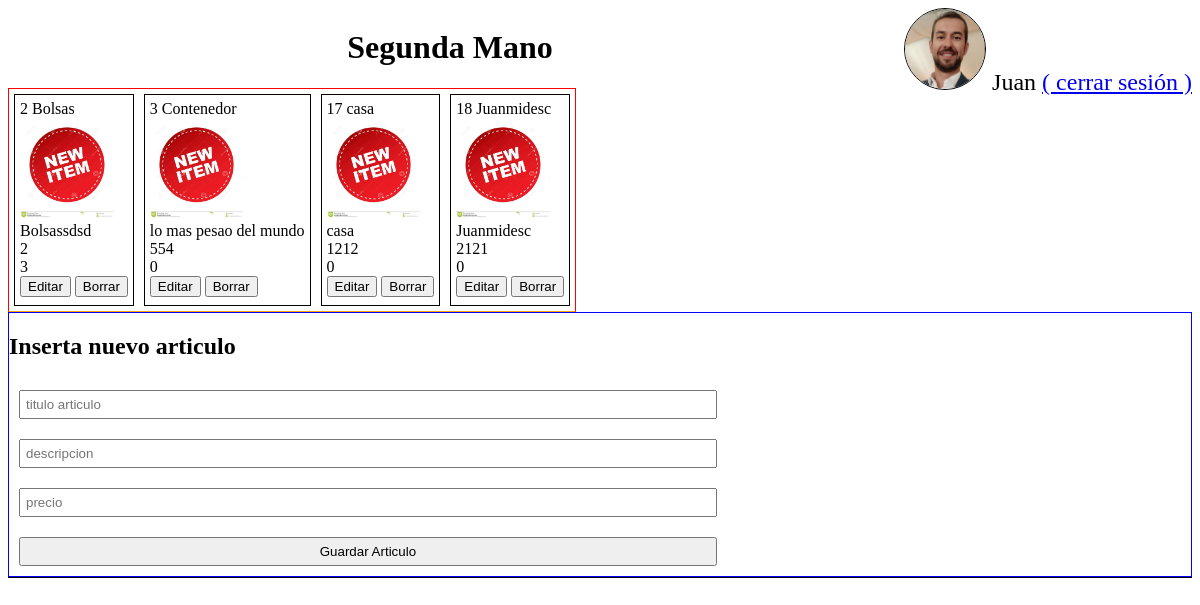
/OLD/index_Articulos_Medias_23-10-2021.php (signed in), run on the app's committed database.
### tables this page shows
CREATE TABLE `usuarios` (
  `id` int(11) NOT NULL,
  `nombre` varchar(200) NOT NULL,
  `email` varchar(200) NOT NULL,
  `password` varchar(200) NOT NULL,
  `foto` varchar(200) NOT NULL
);

CREATE TABLE `articulos` (
  `id` int(11) NOT NULL,
  `titulo` varchar(200) NOT NULL,
  `descripcion` varchar(200) NOT NULL,
  `precio` decimal(10,0) NOT NULL,
  `foto_articulo` varchar(200) NOT NULL,
  `id_usuario` int(11) NOT NULL,
  `fecha` timestamp NOT NULL DEFAULT current_timestamp()
);

### modelos/Session.php (called while the page is built, shortened)
<?php
class Session {
    static public function existe(){
        return isset($_SESSION['id_usuario_sesion']);
    }
    static public function obtener(){
        return $_SESSION['id_usuario_sesion'];
    }
}

### modelos/ConexionBD.php (called while the page is built, shortened)
<?php
class ConexionBD {
    public static function conectar(): mysqli{
        $conn = new mysqli('localhost','admin','1234','segunda_mano_JUANMI');
        return $conn;
    }
}

### modelos/UsuarioDAO.php (called while the page is built, shortened)
<?php
class UsuarioDAO {
    private $conn;
    public function __construct($conn) {
        $this->conn = $conn;
    }
    public function find($id) {
        $sql = "SELECT * FROM usuarios WHERE id=$id";
        if (!$result = $this->conn->query($sql)) {
            die("Error en la SQL: " . $this->conn->error);
        }
        return $result->fetch_object('Usuario');
    }
}

### modelos/Usuario.php (called while the page is built, shortened)
<?php
class Usuario {
    private $nombre;
    private $foto;
    function getNombre() {
        return $this->nombre;
    }
    function getFoto() {
        return $this->foto;
    }
}

### modelos/ArticuloDAO.php (called while the page is built, shortened)
<?php
class ArticuloDAO {
    private $conn;
    public function __construct($conn) {
        $this->conn = $conn;
    }
    public function findAll($orden = 'ASC', $campo = 'id') {
        $sql = "SELECT * FROM articulos ORDER BY $campo $orden";
        if (!$result = $this->conn->query($sql)) {
            die("Error en la SQL: " . $this->conn->error);
        }
        $array_obj_articulos = array();
        while ($articulo = $result->fetch_array(MYSQLI_ASSOC)) {
            $array_obj_articulos[] = $articulo;
        }
        return $array_obj_articulos;
    }
}

### OLD/index_Articulos_Medias_23-10-2021.php (the view, shortened to what this page needs)
<?php
require 'modelos/ConexionBD.php';
require 'modelos/ArticuloDAO.php';
require 'modelos/Usuario.php';
require 'modelos/UsuarioDAO.php';
require 'modelos/Session.php';
?>
<!DOCTYPE html>
<html>
    <head>
    </head>
    <body>
        <header>
            <?php if (Session::existe()): ?>
                <?php
                $usuDAO = new UsuarioDAO(ConexionBD::conectar());
                $usuario = $usuDAO->find(Session::obtener());
                ?>
                <div id="usuario" class="usuario">
                    <img src="imagenes/<?= $usuario->getFoto() ?>" style="border: 1px solid black; height: 80px; width: 80px; border-radius: 100px">
                    <?= $usuario->getNombre() ?>
                    <a href="logout.php">( cerrar sesión )</a>
                </div>
                <div id="titulo">
                    <h1>Segunda Mano</h1>
                </div>
                <div class="tablaArticulos">
                    <?php
                    $artiDAO = new ArticuloDAO(ConexionBD::conectar());
                    $articulos = $artiDAO->findAll();
                    ?>
                    <?php foreach ($articulos as $row) { ?>
                        <div class="articulo_listado">
                            <div><?php echo $row['id']; ?>
                                <?php echo $row['titulo']; ?></div>
                            <img class="fotos_articulo" src="imagenes/articulo_generico.jpg">
                            <div><?php echo $row['descripcion']; ?></div>
                            <div><?php echo $row['precio']; ?></div>
                            <div><?php echo $row['id_usuario']; ?></div>
                            <div><a href='javascript:mostrarEditar(<?php echo json_encode($row) ?>)'><button >Editar</button></a>
                                <a href="eliminarArticulos.php?id=<?php echo $row['id']; ?>" ><button>Borrar</button></a></div>
                        </div>
                    <?php } ?>
                </div>
                <section class="regitraArticulo">
                    <form action="registrarArticulos.php" method="POST" id="nuevoForm" >
                        <h2>Inserta nuevo articulo</h2>
                        <input type="text" placeholder="titulo articulo" name="titulo">
                        <input type="text" placeholder="descripcion" name="descripcion">
                        <input type="text" placeholder="precio" name="precio">
                        <input type="submit" value="Guardar Articulo">
                    </form>
                </section>
            <?php endif; ?>
        </header>
    </body>
</html>

### OLD/index_Articulos_Medias_23-10-2021.php (style rules this page uses)
header { border-bottom: 1px solid black; overflow: auto; }
#usuario,#login { width: 300px; float: right; }
#titulo { margin-right: 300px; text-align: center; }
input { box-sizing: border-box; padding: 5px; margin: 10px; width: 90%; }
.usuario { font-size: 1.5em; text-align: right; }
.articulo_listado { float: left; height: 200px; border: 1px solid black; margin: 5px; padding: 5px; }
.tablaArticulos { display: inline-flex; border: 1px solid red; font-size: 1em; border-bottom: 1px solid orange; }
.regitraArticulo { border: 1px solid blue; display: flex; }
.fotos_articulo { height: 100px; }

### data on the page
usuarios: foto (picture), nombre "Juan"
articulos: id "2", titulo "Bolsas", descripcion "Bolsassdsd", precio "2", id_usuario "3"
articulos: id "3", titulo "Contenedor", descripcion "lo mas pesao del mundo", precio "554", id_usuario "0"
articulos: id "17", titulo "casa", descripcion "casa", precio "1212", id_usuario "0"
articulos: id "18", titulo "Juanmidesc", descripcion "Juanmidesc", precio "2121", id_usuario "0"
